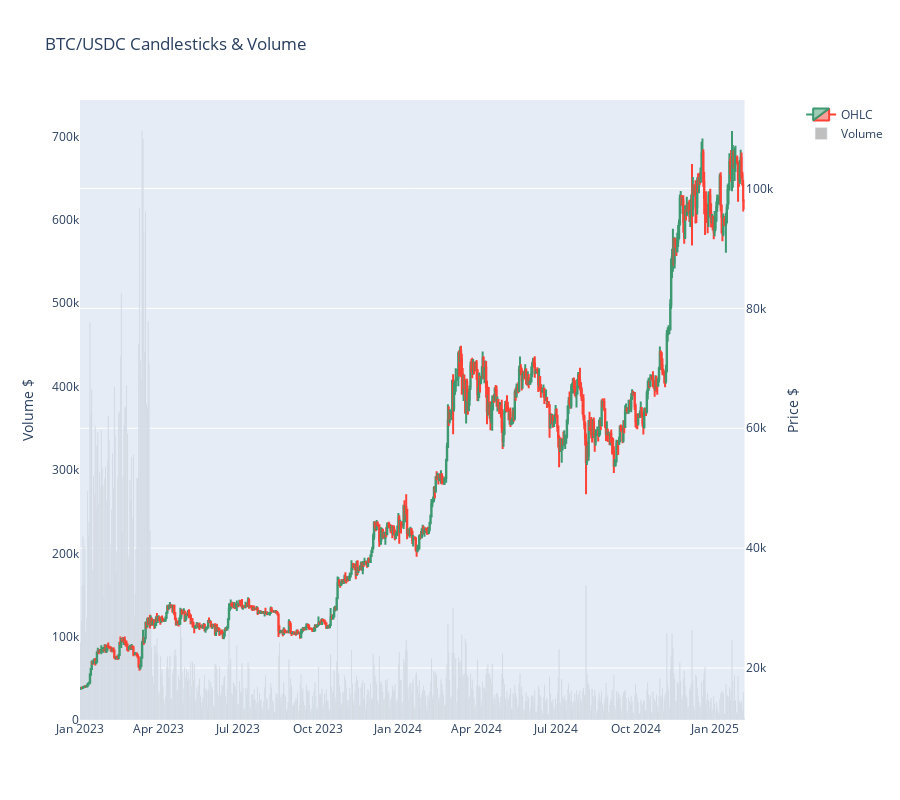

Source (notebook cell):
### Markdown cell above
Candlestiks daily data.

### Code cell
dv = DataVisualisation(df=df_daily)

dv.plot_candlestick_volume(title="BTC/USDC Candlesticks & Volume", height=800, show_rangeslider=False)

### Figure 1 — Plotly figure (JSON) as saved in the notebook; plotly's stock layout.template omitted (floating-point values rounded to 4 significant figures; data arrays with more than 128 entries replaced by an {"elided": "..."} marker saying what was removed)
{"data": [{"close": {"elided": "765 float values"}, "high": {"elided": "765 float values"}, "low": {"elided": "765 float values"}, "name": "OHLC", "open": {"elided": "765 float values"}, "type": "candlestick", "x": {"elided": "765 str values"}, "xaxis": "x", "yaxis": "y2"}, {"marker": {"color": "rgba(128,128,128,0.5)"}, "name": "Volume", "type": "bar", "x": {"elided": "765 str values"}, "xaxis": "x", "y": {"elided": "765 float values"}, "yaxis": "y"}], "layout": {"height": 800, "title": {"text": "BTC/USDC Candlesticks & Volume"}, "xaxis": {"anchor": "y", "domain": [0, 0.94], "rangeslider": {"visible": false}}, "yaxis": {"anchor": "x", "domain": [0, 1], "showgrid": false, "title": {"text": "Volume $"}}, "yaxis2": {"anchor": "x", "overlaying": "y", "showgrid": true, "side": "right", "title": {"text": "Price $"}}}}
